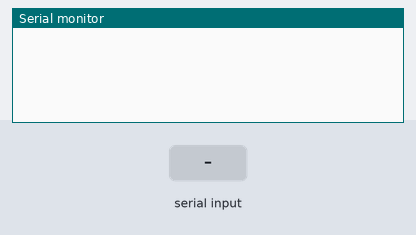
Bench run of a sketch on a simulated Arduino Uno, built with avr-gcc and run on an emulated ATmega328P. On the bench: the last lines printed to the serial monitor. The test bench sets the inputs (shaded band).

Above: at 1.2 s.
1.3 s: "90,45\n" received over Serial
At 2.1 s:
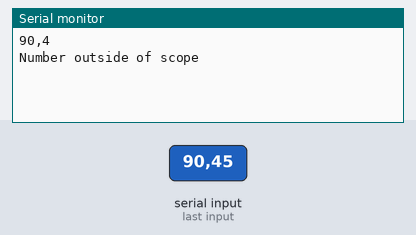
2.8 s: "200\n" received over Serial
At 3.2 s:
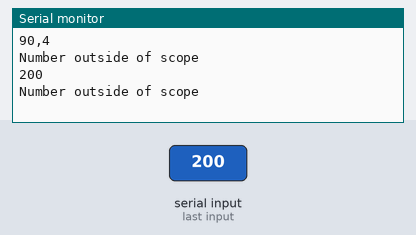
4.3 s: "a,45\n" received over Serial
At 5.5 s:
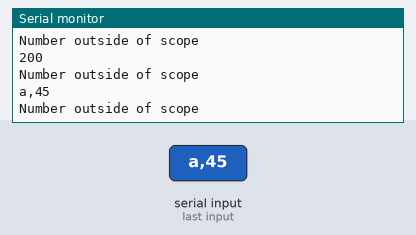
5.8 s: "b,45\n" received over Serial
At 6.8 s:
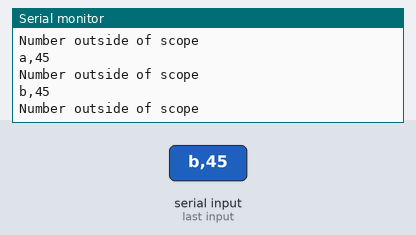
7.3 s: "c,45\n" received over Serial
At 7.9 s:
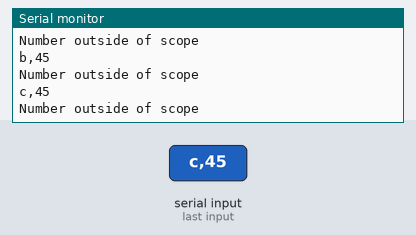
8.8 s: "d,45\n" received over Serial
At 10.2 s:
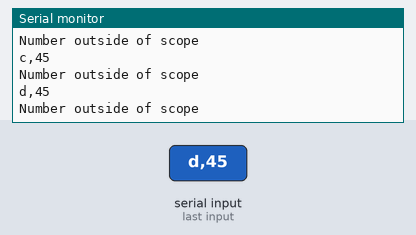

The sketch:

marry-bt-updated.ino
```cpp
#include <Arduino.h>

int speed = 0;
int num = 0;
char BT[4];
bool dataComplete = false;

void setDirection(char dir) {
    //switch case for direction, values can be changed
    switch(dir) {
        case 'a':
            Serial.println("Your dir variable is A");
            break;
        case 'b':
            Serial.println("Your dir variable is B");
            break;
        case 'c':
            Serial.println("Your dir variable is C");
            break;
        case 'd':
            Serial.println("Your dir variable is D");
            break;
    }
}

int isDigit(char a, char b) {
    //will check to see if both chars a and b are digits, and create number ab in memory
    if(a >= '0' && a <= '9') {
        //a is a digit, so convert to int
        int num1 = a - '0';
        if(b >= '0' && b <= '9') {
            //both chars are valid digits
            //procceed to create the 2 digit number
            //b is a digit, so convert to int
            int num2 = b - '0';
            //calculate the number
            int num = num1 * 10 + num2;
            return num;
        }
    }
    else
        //return -1 as flag "this is not digit"
        return -1;
}

void procesMessage(char message[]) {
    //check validity
    char repVal[3];
    String repString = "";
    int number = isDigit(message[0], message[1]);
    if((message[0] == '0' || message[0] == '1') && !(message[0]== '1' && (message[1]!= '0' || message[2]!= '0'))) {
        repVal[0] = message[0];
        repVal[1] = message[1];
        repVal[2] = message[2];
        repString = repVal;

        speed = repString.toInt();
        Serial.print("Speed set to: ");
        Serial.println(speed);
    }
    else
    {
        Serial.println("Number outside of scope");
    }
}

void setup() {
  // put your setup code here, to run once:
  Serial.begin(9600);
}

void loop() {
  static int index = 0; // Use a static variable for consistent declaration
  // put your main code here, to run repeatedly:
  while (Serial.available() != 0) {
    char input = (char)Serial.read();
    if (index > 3)
    {
      BT[index++] = '\0'; // Null-terminate the string
      dataComplete = true;
      index = 0;
    }
    else
    {
        BT[index++] = input;
    }
  }

  if(dataComplete == true) {
    String data(BT);
    Serial.println(data);
    procesMessage(BT);
    dataComplete = false;
  }
}
```

Measured:
- after the input at 1.3 s, the serial monitor: prints a new line at once (image 1)
- after the input at 2.8 s, the serial monitor: prints a new line at once (image 2)
- after the input at 4.3 s, the serial monitor: prints a new line at once (image 3)
- after the input at 5.8 s, the serial monitor: prints a new line at once (image 4)
- after the input at 7.3 s, the serial monitor: prints a new line at once (image 5)
- after the input at 8.8 s, the serial monitor: prints a new line at once (image 6)
